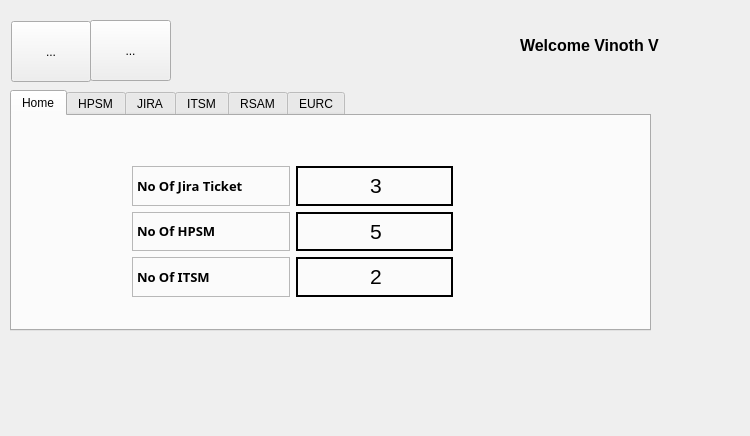
<?xml version="1.0" encoding="UTF-8"?>
<ui version="4.0">
 <class>Dialog</class>
 <widget class="QDialog" name="Dialog">
  <property name="geometry">
   <rect>
    <x>0</x>
    <y>0</y>
    <width>750</width>
    <height>436</height>
   </rect>
  </property>
  <property name="windowTitle">
   <string>Workly</string>
  </property>
  <widget class="QTabWidget" name="mainTabWidget">
   <property name="geometry">
    <rect>
     <x>10</x>
     <y>90</y>
     <width>641</width>
     <height>241</height>
    </rect>
   </property>
   <property name="currentIndex">
    <number>0</number>
   </property>
   <property name="iconSize">
    <size>
     <width>40</width>
     <height>40</height>
    </size>
   </property>
   <widget class="QWidget" name="tab">
    <attribute name="icon">
     <iconset>
      <normaloff>Myicons/home button.png</normaloff>Myicons/home button.png</iconset>
    </attribute>
    <attribute name="title">
     <string>Home</string>
    </attribute>
    <widget class="QWidget" name="layoutWidget">
     <property name="geometry">
      <rect>
       <x>120</x>
       <y>50</y>
       <width>321</width>
       <height>131</height>
      </rect>
     </property>
     <layout class="QGridLayout" name="gridLayout">
      <item row="0" column="0">
       <widget class="QLabel" name="jiraLabel">
        <property name="font">
         <font>
          <family>Segoe UI Black</family>
          <pointsize>10</pointsize>
          <weight>75</weight>
          <bold>true</bold>
         </font>
        </property>
        <property name="frameShape">
         <enum>QFrame::StyledPanel</enum>
        </property>
        <property name="frameShadow">
         <enum>QFrame::Sunken</enum>
        </property>
        <property name="text">
         <string>No Of Jira Ticket</string>
        </property>
        <property name="textFormat">
         <enum>Qt::RichText</enum>
        </property>
       </widget>
      </item>
      <item row="0" column="1">
       <widget class="QLabel" name="jiraCountLabel">
        <property name="frameShape">
         <enum>QFrame::WinPanel</enum>
        </property>
        <property name="text">
         <string>&lt;html&gt;&lt;head/&gt;&lt;body&gt;&lt;p align=&quot;center&quot;&gt;&lt;span style=&quot; font-size:16pt;&quot;&gt;3&lt;/span&gt;&lt;/p&gt;&lt;/body&gt;&lt;/html&gt;</string>
        </property>
       </widget>
      </item>
      <item row="1" column="0">
       <widget class="QLabel" name="hpsmLabel">
        <property name="font">
         <font>
          <family>Segoe UI Black</family>
          <pointsize>10</pointsize>
          <weight>75</weight>
          <bold>true</bold>
         </font>
        </property>
        <property name="frameShape">
         <enum>QFrame::StyledPanel</enum>
        </property>
        <property name="frameShadow">
         <enum>QFrame::Sunken</enum>
        </property>
        <property name="text">
         <string>No Of HPSM</string>
        </property>
        <property name="textFormat">
         <enum>Qt::RichText</enum>
        </property>
       </widget>
      </item>
      <item row="1" column="1">
       <widget class="QLabel" name="jiraCountLabel_2">
        <property name="frameShape">
         <enum>QFrame::WinPanel</enum>
        </property>
        <property name="text">
         <string>&lt;html&gt;&lt;head/&gt;&lt;body&gt;&lt;p align=&quot;center&quot;&gt;&lt;span style=&quot; font-size:16pt;&quot;&gt;5&lt;/span&gt;&lt;/p&gt;&lt;/body&gt;&lt;/html&gt;</string>
        </property>
       </widget>
      </item>
      <item row="2" column="0">
       <widget class="QLabel" name="itsmLabel">
        <property name="font">
         <font>
          <family>Segoe UI Black</family>
          <pointsize>10</pointsize>
          <weight>75</weight>
          <bold>true</bold>
         </font>
        </property>
        <property name="frameShape">
         <enum>QFrame::StyledPanel</enum>
        </property>
        <property name="frameShadow">
         <enum>QFrame::Sunken</enum>
        </property>
        <property name="text">
         <string>No Of ITSM</string>
        </property>
        <property name="textFormat">
         <enum>Qt::RichText</enum>
        </property>
       </widget>
      </item>
      <item row="2" column="1">
       <widget class="QLabel" name="jiraCountLabel_3">
        <property name="frameShape">
         <enum>QFrame::WinPanel</enum>
        </property>
        <property name="text">
         <string>&lt;html&gt;&lt;head/&gt;&lt;body&gt;&lt;p align=&quot;center&quot;&gt;&lt;span style=&quot; font-size:16pt;&quot;&gt;2&lt;/span&gt;&lt;/p&gt;&lt;/body&gt;&lt;/html&gt;</string>
        </property>
       </widget>
      </item>
     </layout>
    </widget>
   </widget>
   <widget class="QWidget" name="tab_2">
    <attribute name="icon">
     <iconset>
      <normaloff>Myicons/HP-service-manager.png</normaloff>Myicons/HP-service-manager.png</iconset>
    </attribute>
    <attribute name="title">
     <string>HPSM</string>
    </attribute>
    <widget class="QPushButton" name="updateButton">
     <property name="geometry">
      <rect>
       <x>310</x>
       <y>160</y>
       <width>101</width>
       <height>23</height>
      </rect>
     </property>
     <property name="font">
      <font>
       <family>Calibri</family>
       <pointsize>10</pointsize>
      </font>
     </property>
     <property name="text">
      <string>Update Ticket</string>
     </property>
    </widget>
    <widget class="QPushButton" name="closeButton">
     <property name="geometry">
      <rect>
       <x>420</x>
       <y>160</y>
       <width>91</width>
       <height>23</height>
      </rect>
     </property>
     <property name="text">
      <string>Close Ticket</string>
     </property>
    </widget>
    <widget class="QPushButton" name="openButton">
     <property name="geometry">
      <rect>
       <x>520</x>
       <y>160</y>
       <width>101</width>
       <height>23</height>
      </rect>
     </property>
     <property name="text">
      <string>Open In Browser</string>
     </property>
    </widget>
    <widget class="QTableWidget" name="tableWidget">
     <property name="geometry">
      <rect>
       <x>0</x>
       <y>0</y>
       <width>631</width>
       <height>151</height>
      </rect>
     </property>
     <property name="autoScrollMargin">
      <number>20</number>
     </property>
     <property name="sortingEnabled">
      <bool>false</bool>
     </property>
     <property name="rowCount">
      <number>10</number>
     </property>
     <property name="columnCount">
      <number>4</number>
     </property>
     <attribute name="horizontalHeaderDefaultSectionSize">
      <number>100</number>
     </attribute>
     <attribute name="horizontalHeaderMinimumSectionSize">
      <number>40</number>
     </attribute>
     <attribute name="horizontalHeaderStretchLastSection">
      <bool>true</bool>
     </attribute>
     <row/>
     <row/>
     <row/>
     <row/>
     <row/>
     <row/>
     <row/>
     <row/>
     <row/>
     <row/>
     <column>
      <property name="text">
       <string>Ticket Number</string>
      </property>
      <property name="background">
       <color>
        <red>255</red>
        <green>170</green>
        <blue>0</blue>
       </color>
      </property>
     </column>
     <column>
      <property name="text">
       <string>Ticket Description </string>
      </property>
      <property name="background">
       <color>
        <red>255</red>
        <green>170</green>
        <blue>0</blue>
       </color>
      </property>
     </column>
     <column>
      <property name="text">
       <string>Priority</string>
      </property>
      <property name="background">
       <color>
        <red>255</red>
        <green>170</green>
        <blue>0</blue>
       </color>
      </property>
     </column>
     <column>
      <property name="text">
       <string>Age</string>
      </property>
      <property name="background">
       <color>
        <red>255</red>
        <green>170</green>
        <blue>0</blue>
       </color>
      </property>
     </column>
     <item row="0" column="0">
      <property name="text">
       <string>19063005935</string>
      </property>
     </item>
     <item row="0" column="1">
      <property name="text">
       <string>Host Reboot</string>
      </property>
     </item>
     <item row="0" column="2">
      <property name="text">
       <string>P2</string>
      </property>
     </item>
     <item row="0" column="3">
      <property name="text">
       <string>10</string>
      </property>
     </item>
     <item row="1" column="0">
      <property name="text">
       <string>19063006002</string>
      </property>
     </item>
     <item row="1" column="1">
      <property name="text">
       <string>Dev Deployment</string>
      </property>
     </item>
     <item row="1" column="2">
      <property name="text">
       <string>P4</string>
      </property>
     </item>
     <item row="1" column="3">
      <property name="text">
       <string>8</string>
      </property>
     </item>
     <item row="2" column="0">
      <property name="text">
       <string>19063006121</string>
      </property>
     </item>
     <item row="2" column="1">
      <property name="text">
       <string>Host not accessible</string>
      </property>
     </item>
     <item row="2" column="2">
      <property name="text">
       <string>P3</string>
      </property>
     </item>
     <item row="2" column="3">
      <property name="text">
       <string>5</string>
      </property>
     </item>
    </widget>
   </widget>
   <widget class="QWidget" name="tab_3">
    <attribute name="icon">
     <iconset>
      <normaloff>Myicons/Jira Button.png</normaloff>Myicons/Jira Button.png</iconset>
    </attribute>
    <attribute name="title">
     <string>JIRA</string>
    </attribute>
    <widget class="QTableWidget" name="tableWidget_2">
     <property name="geometry">
      <rect>
       <x>0</x>
       <y>0</y>
       <width>631</width>
       <height>151</height>
      </rect>
     </property>
     <property name="autoScrollMargin">
      <number>20</number>
     </property>
     <property name="sortingEnabled">
      <bool>false</bool>
     </property>
     <property name="rowCount">
      <number>10</number>
     </property>
     <property name="columnCount">
      <number>4</number>
     </property>
     <attribute name="horizontalHeaderDefaultSectionSize">
      <number>100</number>
     </attribute>
     <attribute name="horizontalHeaderMinimumSectionSize">
      <number>40</number>
     </attribute>
     <attribute name="horizontalHeaderStretchLastSection">
      <bool>true</bool>
     </attribute>
     <row/>
     <row/>
     <row/>
     <row/>
     <row/>
     <row/>
     <row/>
     <row/>
     <row/>
     <row/>
     <column>
      <property name="text">
       <string>Summary</string>
      </property>
      <property name="background">
       <color>
        <red>255</red>
        <green>170</green>
        <blue>0</blue>
       </color>
      </property>
     </column>
     <column>
      <property name="text">
       <string>Epic</string>
      </property>
      <property name="background">
       <color>
        <red>255</red>
        <green>170</green>
        <blue>0</blue>
       </color>
      </property>
     </column>
     <column>
      <property name="text">
       <string>Sprint</string>
      </property>
      <property name="background">
       <color>
        <red>255</red>
        <green>170</green>
        <blue>0</blue>
       </color>
      </property>
     </column>
     <column>
      <property name="text">
       <string>Due Date</string>
      </property>
      <property name="background">
       <color>
        <red>255</red>
        <green>170</green>
        <blue>0</blue>
       </color>
      </property>
     </column>
     <item row="0" column="0">
      <property name="text">
       <string>Config Delta Initail Dev Release</string>
      </property>
     </item>
     <item row="0" column="1">
      <property name="text">
       <string>Config Delta 2.0</string>
      </property>
     </item>
     <item row="0" column="2">
      <property name="text">
       <string>060106302019</string>
      </property>
     </item>
     <item row="0" column="3">
      <property name="text">
       <string>30/June/2019</string>
      </property>
     </item>
     <item row="1" column="0">
      <property name="text">
       <string>Auto Patching Script</string>
      </property>
     </item>
     <item row="1" column="1">
      <property name="text">
       <string>Manual Control</string>
      </property>
     </item>
     <item row="1" column="2">
      <property name="text">
       <string>060106302019</string>
      </property>
     </item>
     <item row="1" column="3">
      <property name="text">
       <string>30/June/2019</string>
      </property>
     </item>
     <item row="2" column="0">
      <property name="text">
       <string/>
      </property>
     </item>
     <item row="2" column="1">
      <property name="text">
       <string/>
      </property>
     </item>
     <item row="2" column="2">
      <property name="text">
       <string/>
      </property>
     </item>
     <item row="2" column="3">
      <property name="text">
       <string/>
      </property>
     </item>
    </widget>
    <widget class="QPushButton" name="pushButton">
     <property name="geometry">
      <rect>
       <x>390</x>
       <y>160</y>
       <width>101</width>
       <height>23</height>
      </rect>
     </property>
     <property name="text">
      <string>Update WorkLog</string>
     </property>
    </widget>
    <widget class="QPushButton" name="pushButton_2">
     <property name="geometry">
      <rect>
       <x>500</x>
       <y>160</y>
       <width>101</width>
       <height>23</height>
      </rect>
     </property>
     <property name="text">
      <string>Open In Browser</string>
     </property>
    </widget>
   </widget>
   <widget class="QWidget" name="tab_4">
    <attribute name="icon">
     <iconset>
      <normaloff>Myicons/ITSM.jpg</normaloff>Myicons/ITSM.jpg</iconset>
    </attribute>
    <attribute name="title">
     <string>ITSM</string>
    </attribute>
    <widget class="QTableWidget" name="tableWidget_3">
     <property name="geometry">
      <rect>
       <x>0</x>
       <y>0</y>
       <width>631</width>
       <height>151</height>
      </rect>
     </property>
     <property name="autoScrollMargin">
      <number>20</number>
     </property>
     <property name="sortingEnabled">
      <bool>false</bool>
     </property>
     <property name="rowCount">
      <number>10</number>
     </property>
     <property name="columnCount">
      <number>6</number>
     </property>
     <attribute name="horizontalHeaderDefaultSectionSize">
      <number>100</number>
     </attribute>
     <attribute name="horizontalHeaderMinimumSectionSize">
      <number>40</number>
     </attribute>
     <attribute name="horizontalHeaderStretchLastSection">
      <bool>true</bool>
     </attribute>
     <row/>
     <row/>
     <row/>
     <row/>
     <row/>
     <row/>
     <row/>
     <row/>
     <row/>
     <row/>
     <column>
      <property name="text">
       <string>Change Number</string>
      </property>
      <property name="background">
       <color>
        <red>255</red>
        <green>170</green>
        <blue>0</blue>
       </color>
      </property>
     </column>
     <column>
      <property name="text">
       <string>Change Title</string>
      </property>
      <property name="background">
       <color>
        <red>255</red>
        <green>170</green>
        <blue>0</blue>
       </color>
      </property>
     </column>
     <column>
      <property name="text">
       <string>Change Status</string>
      </property>
      <property name="background">
       <color>
        <red>255</red>
        <green>170</green>
        <blue>0</blue>
       </color>
      </property>
     </column>
     <column>
      <property name="text">
       <string>Action</string>
      </property>
     </column>
     <column>
      <property name="text">
       <string>Start Date</string>
      </property>
      <property name="background">
       <color>
        <red>255</red>
        <green>170</green>
        <blue>0</blue>
       </color>
      </property>
     </column>
     <column>
      <property name="text">
       <string>End Date</string>
      </property>
     </column>
     <item row="0" column="0">
      <property name="text">
       <string>C04218747</string>
      </property>
     </item>
     <item row="0" column="1">
      <property name="text">
       <string>AIM installation on Prod Server</string>
      </property>
     </item>
     <item row="0" column="2">
      <property name="text">
       <string>Ready To Implement</string>
      </property>
     </item>
     <item row="0" column="3">
      <property name="text">
       <string>Approver</string>
      </property>
     </item>
     <item row="0" column="4">
      <property name="text">
       <string>06/26/2019 5:30</string>
      </property>
     </item>
     <item row="0" column="5">
      <property name="text">
       <string>06/27/2019 5:30</string>
      </property>
     </item>
     <item row="1" column="0">
      <property name="text">
       <string>C04218843</string>
      </property>
     </item>
     <item row="1" column="1">
      <property name="text">
       <string>AIX Upgrade</string>
      </property>
     </item>
     <item row="1" column="2">
      <property name="text">
       <string>Pending Approval</string>
      </property>
     </item>
     <item row="1" column="3">
      <property name="text">
       <string>Implementer</string>
      </property>
     </item>
     <item row="1" column="4">
      <property name="text">
       <string>06/26/2019 5:30</string>
      </property>
     </item>
     <item row="1" column="5">
      <property name="text">
       <string>06/29/2019 5:30</string>
      </property>
     </item>
     <item row="2" column="0">
      <property name="text">
       <string/>
      </property>
     </item>
     <item row="2" column="1">
      <property name="text">
       <string/>
      </property>
     </item>
     <item row="2" column="2">
      <property name="text">
       <string/>
      </property>
     </item>
     <item row="2" column="4">
      <property name="text">
       <string/>
      </property>
     </item>
    </widget>
    <widget class="QPushButton" name="pushButton_3">
     <property name="geometry">
      <rect>
       <x>410</x>
       <y>160</y>
       <width>91</width>
       <height>23</height>
      </rect>
     </property>
     <property name="text">
      <string>Accept Task</string>
     </property>
    </widget>
    <widget class="QPushButton" name="pushButton_4">
     <property name="geometry">
      <rect>
       <x>510</x>
       <y>160</y>
       <width>91</width>
       <height>23</height>
      </rect>
     </property>
     <property name="text">
      <string>Open In Browser</string>
     </property>
    </widget>
    <widget class="QPushButton" name="pushButton_11">
     <property name="geometry">
      <rect>
       <x>210</x>
       <y>160</y>
       <width>91</width>
       <height>23</height>
      </rect>
     </property>
     <property name="text">
      <string>Approve</string>
     </property>
    </widget>
    <widget class="QPushButton" name="pushButton_12">
     <property name="geometry">
      <rect>
       <x>310</x>
       <y>160</y>
       <width>91</width>
       <height>23</height>
      </rect>
     </property>
     <property name="text">
      <string>Reject</string>
     </property>
    </widget>
   </widget>
   <widget class="QWidget" name="tab_5">
    <attribute name="icon">
     <iconset>
      <normaloff>Myicons/RSAM.png</normaloff>Myicons/RSAM.png</iconset>
    </attribute>
    <attribute name="title">
     <string>RSAM</string>
    </attribute>
    <widget class="QTableWidget" name="tableWidget_4">
     <property name="geometry">
      <rect>
       <x>0</x>
       <y>0</y>
       <width>631</width>
       <height>151</height>
      </rect>
     </property>
     <property name="autoScrollMargin">
      <number>20</number>
     </property>
     <property name="sortingEnabled">
      <bool>false</bool>
     </property>
     <property name="rowCount">
      <number>10</number>
     </property>
     <property name="columnCount">
      <number>5</number>
     </property>
     <attribute name="horizontalHeaderDefaultSectionSize">
      <number>100</number>
     </attribute>
     <attribute name="horizontalHeaderMinimumSectionSize">
      <number>40</number>
     </attribute>
     <attribute name="horizontalHeaderStretchLastSection">
      <bool>true</bool>
     </attribute>
     <row/>
     <row/>
     <row/>
     <row/>
     <row/>
     <row/>
     <row/>
     <row/>
     <row/>
     <row/>
     <column>
      <property name="text">
       <string>Request Number</string>
      </property>
      <property name="background">
       <color>
        <red>255</red>
        <green>170</green>
        <blue>0</blue>
       </color>
      </property>
     </column>
     <column>
      <property name="text">
       <string>Request Type</string>
      </property>
      <property name="background">
       <color>
        <red>255</red>
        <green>170</green>
        <blue>0</blue>
       </color>
      </property>
     </column>
     <column>
      <property name="text">
       <string>Status</string>
      </property>
      <property name="background">
       <color>
        <red>255</red>
        <green>170</green>
        <blue>0</blue>
       </color>
      </property>
     </column>
     <column>
      <property name="text">
       <string>Start Date</string>
      </property>
      <property name="background">
       <color>
        <red>255</red>
        <green>170</green>
        <blue>0</blue>
       </color>
      </property>
     </column>
     <column>
      <property name="text">
       <string>Request Due Date</string>
      </property>
     </column>
     <item row="0" column="0">
      <property name="text">
       <string>789000101</string>
      </property>
     </item>
     <item row="0" column="1">
      <property name="text">
       <string>Keon UserClass Membership request</string>
      </property>
     </item>
     <item row="0" column="2">
      <property name="text">
       <string>Pending for Approval</string>
      </property>
     </item>
     <item row="0" column="3">
      <property name="text">
       <string>06/26/2019 5:30</string>
      </property>
     </item>
     <item row="0" column="4">
      <property name="text">
       <string>06/27/2019 5:30</string>
      </property>
     </item>
     <item row="1" column="0">
      <property name="text">
       <string>789000101</string>
      </property>
     </item>
     <item row="1" column="1">
      <property name="text">
       <string>AAAS Access Request</string>
      </property>
     </item>
     <item row="1" column="2">
      <property name="text">
       <string>Action Pending</string>
      </property>
     </item>
     <item row="1" column="3">
      <property name="text">
       <string>06/26/2019 5:30</string>
      </property>
     </item>
     <item row="1" column="4">
      <property name="text">
       <string>06/29/2019 5:30</string>
      </property>
     </item>
     <item row="2" column="0">
      <property name="text">
       <string/>
      </property>
     </item>
     <item row="2" column="1">
      <property name="text">
       <string/>
      </property>
     </item>
     <item row="2" column="2">
      <property name="text">
       <string/>
      </property>
     </item>
     <item row="2" column="3">
      <property name="text">
       <string/>
      </property>
     </item>
    </widget>
    <widget class="QPushButton" name="pushButton_5">
     <property name="geometry">
      <rect>
       <x>310</x>
       <y>160</y>
       <width>91</width>
       <height>23</height>
      </rect>
     </property>
     <property name="text">
      <string>Approve</string>
     </property>
    </widget>
    <widget class="QPushButton" name="pushButton_6">
     <property name="geometry">
      <rect>
       <x>420</x>
       <y>160</y>
       <width>91</width>
       <height>23</height>
      </rect>
     </property>
     <property name="text">
      <string>Reject</string>
     </property>
    </widget>
    <widget class="QPushButton" name="pushButton_7">
     <property name="geometry">
      <rect>
       <x>530</x>
       <y>160</y>
       <width>91</width>
       <height>23</height>
      </rect>
     </property>
     <property name="text">
      <string>Open In Browser</string>
     </property>
    </widget>
   </widget>
   <widget class="QWidget" name="tab_6">
    <attribute name="icon">
     <iconset>
      <normaloff>Myicons/request.jpg</normaloff>Myicons/request.jpg</iconset>
    </attribute>
    <attribute name="title">
     <string>EURC</string>
    </attribute>
    <widget class="QTableWidget" name="tableWidget_5">
     <property name="geometry">
      <rect>
       <x>0</x>
       <y>0</y>
       <width>631</width>
       <height>151</height>
      </rect>
     </property>
     <property name="autoScrollMargin">
      <number>20</number>
     </property>
     <property name="sortingEnabled">
      <bool>false</bool>
     </property>
     <property name="rowCount">
      <number>10</number>
     </property>
     <property name="columnCount">
      <number>5</number>
     </property>
     <attribute name="horizontalHeaderDefaultSectionSize">
      <number>100</number>
     </attribute>
     <attribute name="horizontalHeaderMinimumSectionSize">
      <number>40</number>
     </attribute>
     <attribute name="horizontalHeaderStretchLastSection">
      <bool>true</bool>
     </attribute>
     <row/>
     <row/>
     <row/>
     <row/>
     <row/>
     <row/>
     <row/>
     <row/>
     <row/>
     <row/>
     <column>
      <property name="text">
       <string>Request Number</string>
      </property>
      <property name="background">
       <color>
        <red>255</red>
        <green>170</green>
        <blue>0</blue>
       </color>
      </property>
     </column>
     <column>
      <property name="text">
       <string>Service Type</string>
      </property>
      <property name="background">
       <color>
        <red>255</red>
        <green>170</green>
        <blue>0</blue>
       </color>
      </property>
     </column>
     <column>
      <property name="text">
       <string>Status</string>
      </property>
      <property name="background">
       <color>
        <red>255</red>
        <green>170</green>
        <blue>0</blue>
       </color>
      </property>
     </column>
     <column>
      <property name="text">
       <string>Open Date</string>
      </property>
      <property name="background">
       <color>
        <red>255</red>
        <green>170</green>
        <blue>0</blue>
       </color>
      </property>
     </column>
     <column>
      <property name="text">
       <string>End Date</string>
      </property>
     </column>
     <item row="0" column="0">
      <property name="text">
       <string>4650007810</string>
      </property>
     </item>
     <item row="0" column="1">
      <property name="text">
       <string>Account Create </string>
      </property>
     </item>
     <item row="0" column="2">
      <property name="text">
       <string>Action Pending</string>
      </property>
     </item>
     <item row="0" column="3">
      <property name="text">
       <string>06/26/2019 5:30</string>
      </property>
     </item>
     <item row="0" column="4">
      <property name="text">
       <string>06/27/2019 5:30</string>
      </property>
     </item>
     <item row="1" column="0">
      <property name="text">
       <string>4650007812</string>
      </property>
     </item>
     <item row="1" column="1">
      <property name="text">
       <string>Password Reset </string>
      </property>
     </item>
     <item row="1" column="2">
      <property name="text">
       <string>Pending Approval</string>
      </property>
     </item>
     <item row="1" column="3">
      <property name="text">
       <string>06/26/2019 5:30</string>
      </property>
     </item>
     <item row="1" column="4">
      <property name="text">
       <string>06/29/2019 5:30</string>
      </property>
     </item>
     <item row="2" column="0">
      <property name="text">
       <string/>
      </property>
     </item>
     <item row="2" column="1">
      <property name="text">
       <string/>
      </property>
     </item>
     <item row="2" column="2">
      <property name="text">
       <string/>
      </property>
     </item>
     <item row="2" column="3">
      <property name="text">
       <string/>
      </property>
     </item>
    </widget>
    <widget class="QPushButton" name="pushButton_10">
     <property name="geometry">
      <rect>
       <x>530</x>
       <y>160</y>
       <width>91</width>
       <height>23</height>
      </rect>
     </property>
     <property name="text">
      <string>Open In Browser</string>
     </property>
    </widget>
    <widget class="QPushButton" name="pushButton_9">
     <property name="geometry">
      <rect>
       <x>310</x>
       <y>160</y>
       <width>91</width>
       <height>23</height>
      </rect>
     </property>
     <property name="text">
      <string>Approve</string>
     </property>
    </widget>
    <widget class="QPushButton" name="pushButton_8">
     <property name="geometry">
      <rect>
       <x>420</x>
       <y>160</y>
       <width>91</width>
       <height>23</height>
      </rect>
     </property>
     <property name="text">
      <string>Reject</string>
     </property>
    </widget>
   </widget>
  </widget>
  <widget class="QToolButton" name="toolButton">
   <property name="geometry">
    <rect>
     <x>11</x>
     <y>21</y>
     <width>80</width>
     <height>61</height>
    </rect>
   </property>
   <property name="text">
    <string>...</string>
   </property>
   <property name="icon">
    <iconset>
     <normaloff>Myicons/file icon.png</normaloff>Myicons/file icon.png</iconset>
   </property>
   <property name="iconSize">
    <size>
     <width>50</width>
     <height>50</height>
    </size>
   </property>
  </widget>
  <widget class="QToolButton" name="toolButton_2">
   <property name="geometry">
    <rect>
     <x>90</x>
     <y>20</y>
     <width>81</width>
     <height>61</height>
    </rect>
   </property>
   <property name="text">
    <string>...</string>
   </property>
   <property name="icon">
    <iconset>
     <normaloff>Myicons/setting.png</normaloff>Myicons/setting.png</iconset>
   </property>
   <property name="iconSize">
    <size>
     <width>50</width>
     <height>50</height>
    </size>
   </property>
  </widget>
  <widget class="QLabel" name="label">
   <property name="geometry">
    <rect>
     <x>520</x>
     <y>30</y>
     <width>191</width>
     <height>31</height>
    </rect>
   </property>
   <property name="text">
    <string>&lt;html&gt;&lt;head/&gt;&lt;body&gt;&lt;p&gt;&lt;span style=&quot; font-size:12pt; font-weight:600;&quot;&gt;Welcome Vinoth V&lt;/span&gt;&lt;/p&gt;&lt;/body&gt;&lt;/html&gt;</string>
   </property>
  </widget>
 </widget>
 <resources/>
 <connections/>
</ui>
